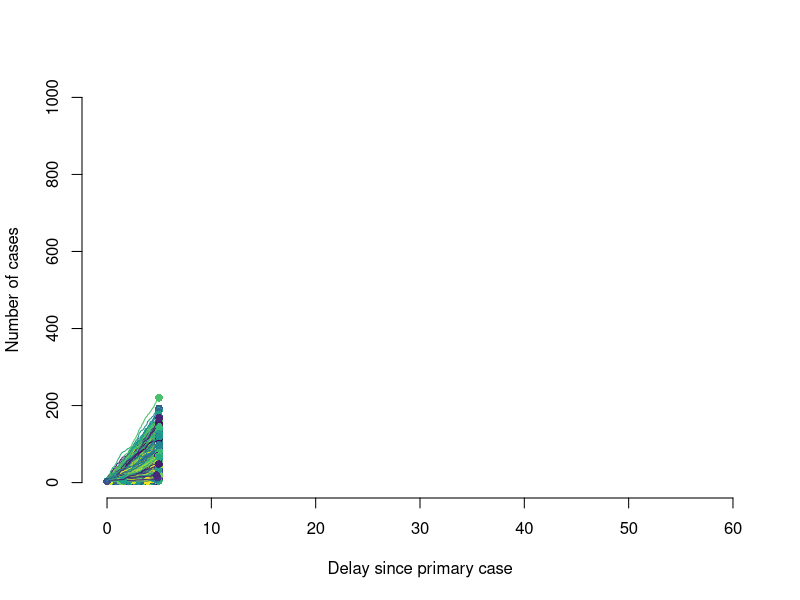

Write R code to recreate this figure. (Note: this script raises an error after producing the figure.)
#######################################################################
## This code describes a branching process model for cholera outbreaks
## during an early growth phase
## Submission: BMC Medicine <title: Early detection of cholera epidemics 
## to support control in fragile and conflict-affected states: estimated 
## delays and potential epidemic sizes>
## Author: Ruwan Ratnayake, October 2020
## Code adapted from Althaus et al 2015 
## <doi:10.1016/S1473-3099(15)70135-0>
#######################################################################

####################
# 0 - Load libraries
####################
library(fitdistrplus)
library(viridis)

################
# 1 - Parameters  
################
SI <- 5 # Kahn (2019): the median serial interval for cholera was assumed to follow
SIrate <- 0.1 # a gamma distribution (rate = 0.1, shape = 0.5)
SIshape <- 0.5 # with a median serial interval of 5 days

R <- 2.5 # Effective reproduction number in early phase (From: Azman, 2015)
## If use 1.5 or 2.0, (in same Azman paper and Camacho paper), you would be 
## simulating populations that could be considered vaccinated or unvaccinated, i.e.
## R_E_unvaccinated = 2.2-2.4 and R_E_vaccinated = 1.5-1.9 in South Sudan

k <- 4.5 # Dispersion parameter k is set to 4.5 
# (Moore 2014; used range from 0.0039 to 22028; alternately, use k = 1.0 and 1.5)
cap_cases <- 1000


################
# 2 - Approach
################

set.seed(645)
runs <- 10000
seed <- 3 # Adjust the number of seed cases (3, 10, 20)
d <- 5 # Adjust the delay under investigation (5, 7, 10, 11, 14, 21, 30)

#############################
# 3 - Branching process model
#############################

## 1. Simulate outbreak trajectory for 5-day delay
dev.off()
plot(NA,xlim=c(0,60), ylim=c(0,1000),
     xlab="Delay since primary case",
     ylab="Number of cases",frame=FALSE)
cols <- sample(viridis(runs))

total_cases <- data.frame(run = 1:runs, cases = 0)

#system.time({
for(i in 1:runs) {
  cases <- seed
  t <- rep(0,seed)
  times <- t
  while(cases > 0) {
    (secondary <- rnbinom(cases,size=k,mu=R))
    t.new <- numeric()
    for(j in 1:length(secondary)) {
      t.new <- c(t.new,t[j] + rgamma(secondary[j],shape=SIshape, rate=SIrate))
    }
    if(length(times) + length(t.new) >= cap_cases) {
      break}
    cases <- length(t.new)
    t <- t.new
    times <- c(times, t.new)
  }
  times <- times[times<=d]
  lines(sort(times), 1:length(times), col=cols[i], lwd=1)
  points(max(times), length(times), col=cols[i], pch=16)
  (total_cases[i,2] <- length(times))
}
#})

# calculate median, SD, range of simulations
print(total_cases.median <- median(total_cases$cases))
print(total_cases.sd <- sd(total_cases$cases))
print(total_cases.range <- range(total_cases$cases))
# calculate the number of outbreaks <20 cases
total_cases %>% group_by(cases < 20) %>% summarize(n = n()) %>% mutate(freq = n / sum(n)*100) 
# identify whether any runs violate the cap to make sure capping code is working
max(total_cases$cases)
which(total_cases$cases > 1000)
